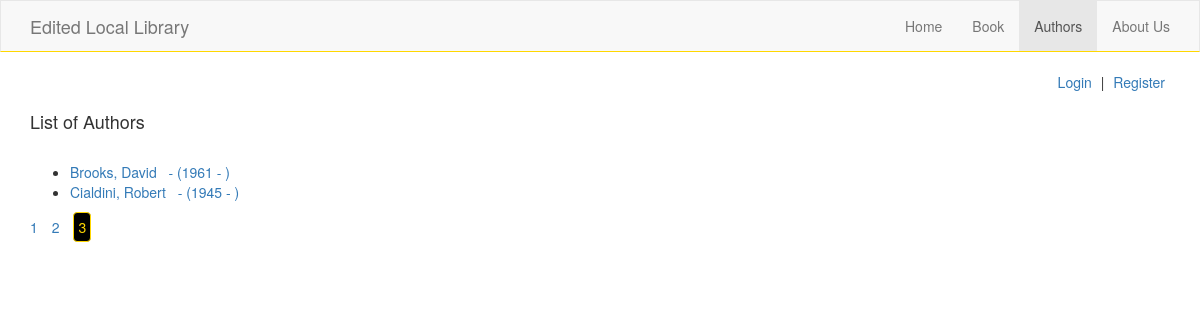
The page /catalog/authors/?page=3 on the database as committed earlier.
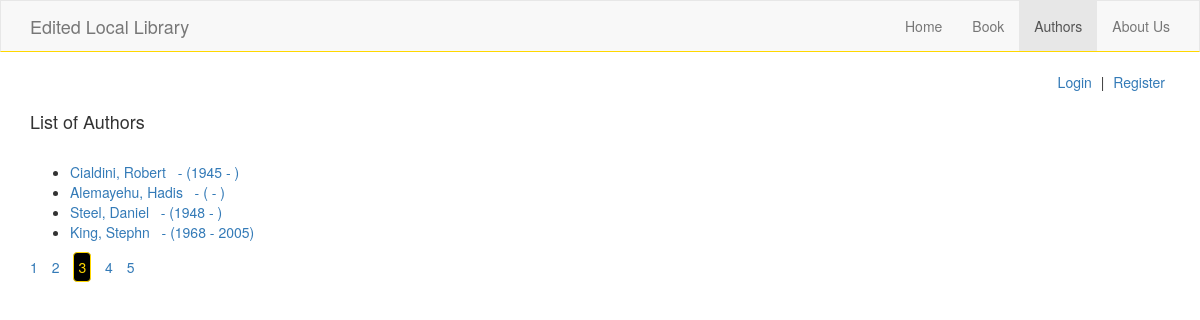
The same page on the database as committed later.
### catalog/models.py (models this page shows, shortened)
class Author(models.Model):
    first_name = models.CharField(max_length=120)
    last_name = models.CharField(max_length=120)
    date_of_birth = models.DateField(null=True, blank=True)
    date_of_death = models.DateField('Died', null=True, blank=True)

### catalog/views.py (the view)
class AuthorListView(generic.ListView):
    model = Author
    paginate_by = 4
    def get_context_data(self):
        context = super(AuthorListView, self).get_context_data()
        context['page_title'] = 'Authors'
        return context

### catalog/templates/catalog/author_list.html (shortened to what this page needs)
{% extends 'base.html' %}
{% block main %}
<div class="row">
    <section class="main-col col col-sm-8">
        <h2 class="h4">List of Authors</h2>
        <br>
        <ul>
            {% for author in author_list %}
            <li>
                <a href="{% url 'catalog:author_detail' author.id %}">
                {{ author.last_name|capfirst }}, {{ author.first_name|capfirst }} &nbsp; - ({{ author.date_of_birth|date:'Y'}} - {{ author.date_of_death|date:'Y'}})
                </a>
            </li>
            {% endfor %}
        </ul>
        {% if is_paginated %}
        <div class="pagination-container">
            <ul class="list-inline">
                {% for page in page_obj.paginator.page_range %}
                <li {% if page_obj.number == page %} class="active" {% endif %}>
                <a href="{{ request.path }}?page={{ page }}">{{ page }}</a>
                </li>
                {% endfor %}
            </ul>
        </div>
        {% endif %}
    </section>
</div>
{% endblock main %}

Rows that differ between the two databases and show on the page:
no longer on this page (row unchanged): Author: last_name "Brooks", first_name "David", date_of_birth "1961"
added Author: last_name "Alemayehu", first_name "Hadis"
added Author: last_name "Steel", first_name "Daniel", date_of_birth "1948"
added Author: last_name "King", first_name "Stephn", date_of_birth "1968", date_of_death "2005"
Other text that changed with them:
new list line: "4"
new list line: "5"
